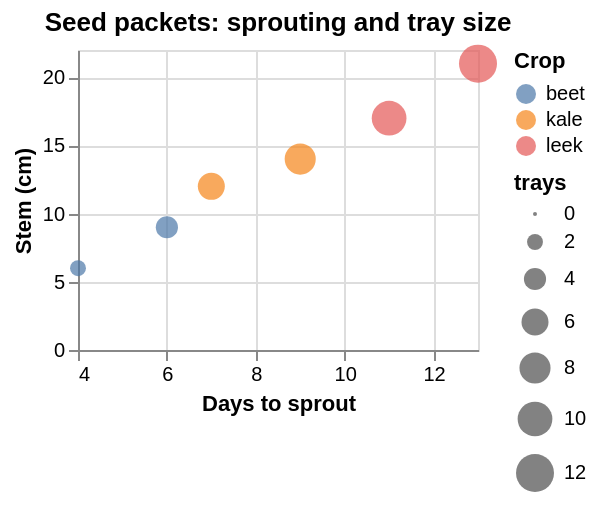

Vega-Lite specification for this chart:
### Vega-Lite specification from a JSON file in a GitHub repository (floating-point values rounded to 4 significant figures)
{"$schema": "https://vega.github.io/schema/vega-lite/v5.json", "title": "Seed packets: sprouting and tray size", "width": 200, "height": 150, "data": {"values": [{"days": 4, "stem": 6, "crop": "beet", "trays": 2}, {"days": 6, "stem": 9, "crop": "beet", "trays": 4}, {"days": 7, "stem": 12, "crop": "kale", "trays": 6}, {"days": 9, "stem": 14, "crop": "kale", "trays": 8}, {"days": 11, "stem": 17, "crop": "leek", "trays": 10}, {"days": 13, "stem": 21, "crop": "leek", "trays": 12}]}, "mark": {"type": "point", "filled": true}, "encoding": {"x": {"field": "days", "type": "quantitative", "scale": {"zero": false}, "axis": {"title": "Days to sprout"}}, "y": {"field": "stem", "type": "quantitative", "axis": {"title": "Stem (cm)"}}, "color": {"field": "crop", "type": "nominal", "legend": {"title": "Crop"}}, "size": {"field": "trays", "type": "quantitative"}}}
